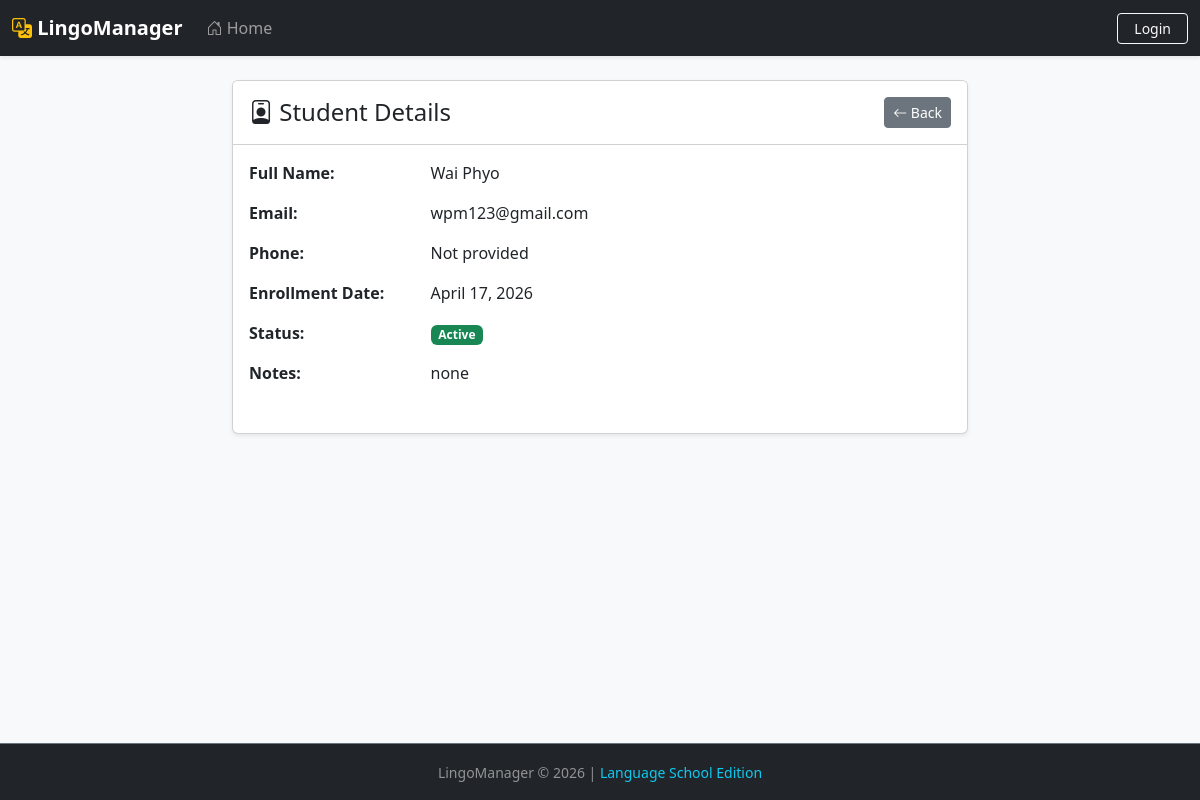
/students/2/, run on the app's committed database.
### Core/models.py (models this page shows, shortened)
class Student(models.Model):
    Classes = [
        ('English', 'English'),
        ('French', 'French'),
        ('German', 'German'),
        ('Spanish', 'Spanish'),
        ('Italian', 'Italian'),
    ]
    id = models.AutoField(primary_key=True)
    user = models.OneToOneField(User, on_delete=models.CASCADE)
    fname = models.CharField(max_length=100)
    lname = models.CharField(max_length=100)
    email = models.EmailField(unique=True)
    phonenum = models.CharField(max_length=15, blank=True, null=True)
    age = models.IntegerField()
    class_type = models.CharField(max_length=30, choices=Classes, default='English')
    enrolled_date = models.DateField(auto_now_add=True)
    is_active = models.BooleanField(default=True)
    notes = models.TextField(max_length=200, blank=True, null=True)
    def full_name(self):
        return f"{self.fname} {self.lname}"

### Core/views.py (the view)
# urls.py: path('students/<int:student_id>/', views.StudentDetails, name='student_details'),
def StudentDetails(request, student_id):
    student = get_object_or_404(Student, id=student_id)
    return render(request, 'student_details.html', {'student': student})

### Core/templates/student_details.html (shortened to what this page needs)
{% extends 'base.html' %}
{% block content %}
<div class="row">
    <div class="col-md-8 mx-auto">
        <div class="card shadow-sm">
            <div class="card-header bg-white py-3">
                <div class="d-flex justify-content-between align-items-center">
                    <h4 class="mb-0">
                        <i class="bi bi-person-badge"></i> Student Details
                    </h4>
                    <div>
                        <a href="{% url 'home' %}" class="btn btn-sm btn-secondary">
                            <i class="bi bi-arrow-left"></i> Back
                        </a>
                    </div>
                </div>
            </div>
            <div class="card-body">
                <div class="row mb-3">
                    <div class="col-md-3 fw-bold">Full Name:</div>
                    <div class="col-md-9">{{ student.full_name }}</div>
                </div>
                <div class="row mb-3">
                    <div class="col-md-3 fw-bold">Email:</div>
                    <div class="col-md-9">{{ student.email|default:"Not provided" }}</div>
                </div>
                <div class="row mb-3">
                    <div class="col-md-3 fw-bold">Phone:</div>
                    <div class="col-md-9">{{ student.phonenum|default:"Not provided" }}</div>
                </div>
                <div class="row mb-3">
                    <div class="col-md-3 fw-bold">Enrollment Date:</div>
                    <div class="col-md-9">{{ student.enrolled_date|date:"F j, Y" }}</div>
                </div>
                <div class="row mb-3">
                    <div class="col-md-3 fw-bold">Status:</div>
                    <div class="col-md-9">
                        {% if student.is_active %}
                            <span class="badge bg-success">Active</span>
                        {% else %}
                            <span class="badge bg-secondary">Inactive</span>
                        {% endif %}
                    </div>
                </div>
                {% if student.notes %}
                <div class="row mb-3">
                    <div class="col-md-3 fw-bold">Notes:</div>
                    <div class="col-md-9">{{ student.notes|linebreaks }}</div>
                </div>
                {% endif %}
            </div>
        </div>
    </div>
</div>
{% endblock %}

### Core/static/css/styles.css (style rules this page uses)
.card { transition: transform 0.2s ease, box-shadow 0.2s ease; }
.btn, .nav-link, .card { transition: all 0.2s ease; }

### data on the page
Student: full_name "Wai Phyo", email "wpm123@gmail.com", phonenum "Not provided", enrolled_date "April 17, 2026", notes "none"
